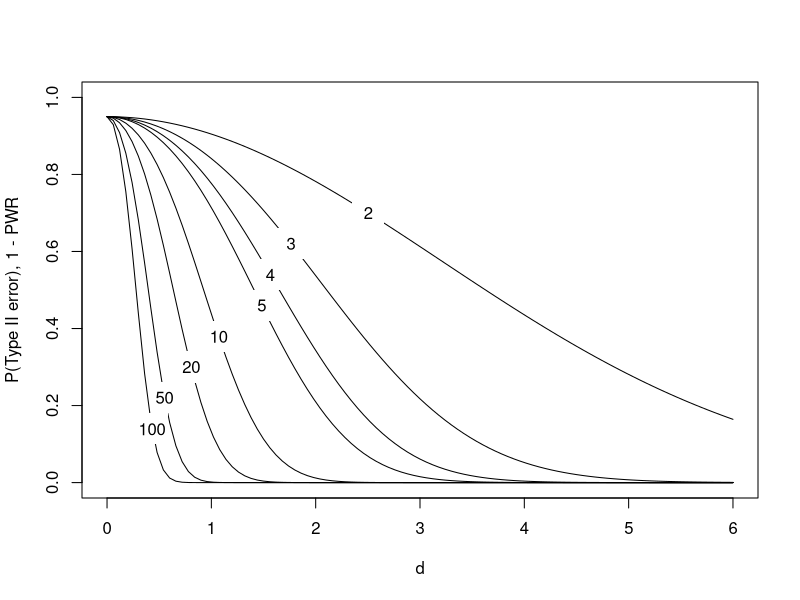
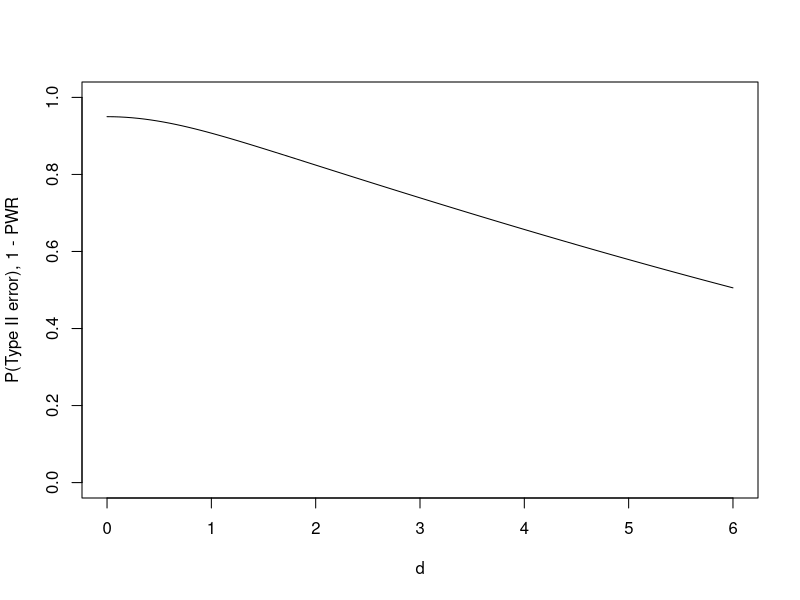

The R source for these figures, in order: (Note: this script raises an error after producing the figures.)
library(pwr)
rm(list = ls())

# power is 1 - type 2 error, assesses the raliablit of the prediction, the reliance depend on the number of points that were collected
# the reliability depends on the OCC curves

n_levels <- c(2, 3, 4, 5, 10, 20, 50, 100)

ty <- 0.7
for (n in n_levels)
{
  if (n == 2) new_plot  = F else new_plot = T
  
  curve(1 - pwr.t.test(n,
                       x,
                       pow = NULL,
                       type = "two.sample")$power,
        0, 6,
        add = new_plot,
        ylim = c(0, 1), xlim = c(0,6), xlab = "d", ylab = "P(Type II error), 1 - PWR")
  tx <- (pwr.t.test(n, d = NULL,
                    pow = 1 - ty,
                    type = "two.sample")$d) # specifies where to put the number
  symbols(x = tx, y = ty, # puts a white patch over the graph to put the number into
          sq = c(0.3),
          add = T,
          inches = F,
          bg = "white",
          fg = NULL)
  text(x = tx, y = ty, lab = n)
  ty <- ty - 0.08
} 
# d is the difference between the distributions, normalized on std, the highest curve is the one with less elements in the samples
# the most powerfule is the lowest, with the highest number ofa samples elements

for (n in n_levels)
{
  if (n == 2) new_plot  = F else new_plot = T
  
  curve(1 - pwr.t.test(n,
                       x,
                       pow = NULL,
                       type = "one.sample")$power,
        0, 6,
        add = new_plot,
        ylim = c(0, 1), xlim = c(0,6), xlab = "d", ylab = "P(Type II error), 1 - PWR")
  tx <- (pwr.t.test(n, d = NULL,
                    pow = 1 - ty,
                    type = "one.sample")$d) # specifies the kind of test to perform. This command overall where to put the number
  symbols(x = tx, y = ty, # puts a white patch over the graph to put the number into
          sq = c(0.3),
          add = T,
          inches = F,
          bg = "white",
          fg = NULL)
  text(x = tx, y = ty, lab = n)
  ty <- ty - 0.08
} 
